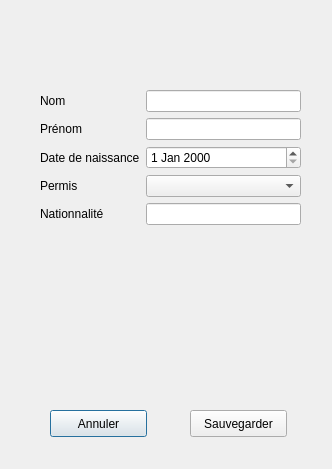
<?xml version="1.0" encoding="UTF-8"?>
<ui version="4.0">
 <class>Dialog</class>
 <widget class="QDialog" name="Dialog">
  <property name="geometry">
   <rect>
    <x>0</x>
    <y>0</y>
    <width>332</width>
    <height>469</height>
   </rect>
  </property>
  <property name="windowTitle">
   <string>Dialog</string>
  </property>
  <widget class="QPushButton" name="pushButton">
   <property name="geometry">
    <rect>
     <x>50</x>
     <y>410</y>
     <width>97</width>
     <height>27</height>
    </rect>
   </property>
   <property name="text">
    <string>Annuler</string>
   </property>
  </widget>
  <widget class="QPushButton" name="pushButton_2">
   <property name="geometry">
    <rect>
     <x>190</x>
     <y>410</y>
     <width>97</width>
     <height>27</height>
    </rect>
   </property>
   <property name="text">
    <string>Sauvegarder</string>
   </property>
  </widget>
  <widget class="QWidget" name="">
   <property name="geometry">
    <rect>
     <x>40</x>
     <y>90</y>
     <width>261</width>
     <height>261</height>
    </rect>
   </property>
   <layout class="QFormLayout" name="formLayout">
    <item row="0" column="0">
     <widget class="QLabel" name="label">
      <property name="text">
       <string>Nom</string>
      </property>
     </widget>
    </item>
    <item row="0" column="1">
     <widget class="QLineEdit" name="lineEdit"/>
    </item>
    <item row="2" column="1">
     <widget class="QLineEdit" name="lineEdit_2"/>
    </item>
    <item row="4" column="1">
     <widget class="QDateEdit" name="dateEdit"/>
    </item>
    <item row="6" column="1">
     <widget class="QComboBox" name="comboBox"/>
    </item>
    <item row="8" column="1">
     <widget class="QLineEdit" name="lineEdit_3"/>
    </item>
    <item row="2" column="0">
     <widget class="QLabel" name="label_2">
      <property name="text">
       <string>Prénom</string>
      </property>
     </widget>
    </item>
    <item row="6" column="0">
     <widget class="QLabel" name="label_4">
      <property name="text">
       <string>Permis</string>
      </property>
     </widget>
    </item>
    <item row="4" column="0">
     <widget class="QLabel" name="label_3">
      <property name="text">
       <string>Date de naissance</string>
      </property>
     </widget>
    </item>
    <item row="8" column="0">
     <widget class="QLabel" name="label_5">
      <property name="text">
       <string>Nationnalité</string>
      </property>
     </widget>
    </item>
   </layout>
  </widget>
 </widget>
 <resources/>
 <connections/>
</ui>
